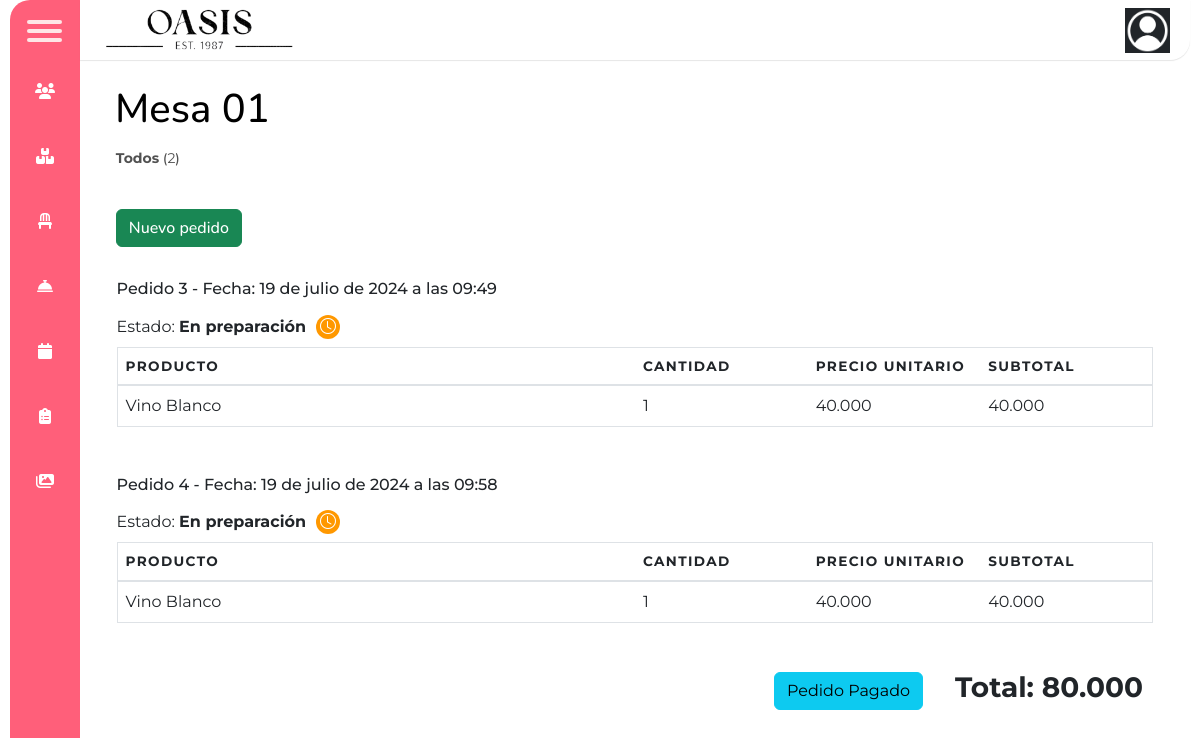
The page /ver_pedidos_mesa/1/ on the database as committed earlier.
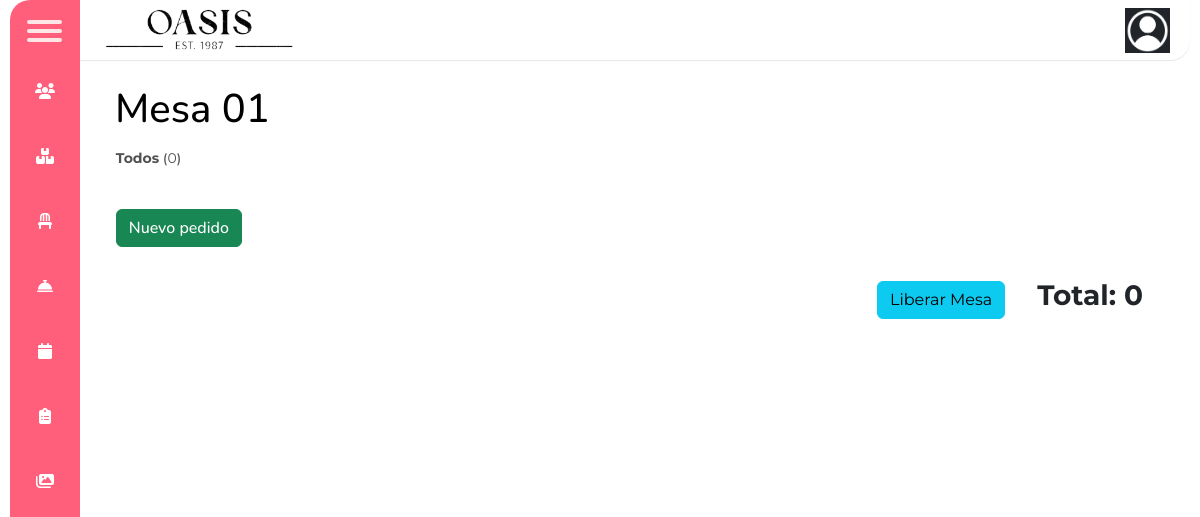
The same page on the database as committed later.
### Oasis/models.py (models this page shows, shortened)
class Mesa(models.Model):
    ACTIVA = 'Activa'
    DISPONIBLE = 'Disponible'
    ESTADO_CHOICES = (
        (ACTIVA, 'Activa'),
        (DISPONIBLE, 'Disponible'),
    )
    RESERVADA = 'Reservada'
    DISPONIBLE = 'Disponible'
    RESERVA_CHOICES = (
        (RESERVADA, 'Reservada'),
        (DISPONIBLE, 'Disponible'),
    )
    nombre = models.CharField(max_length=300)
    capacidad = models.IntegerField(default=5)
    precio = models.IntegerField(default=1000000)
    estado = models.CharField(max_length=10, choices=ESTADO_CHOICES, default=DISPONIBLE)
    estado_reserva = models.CharField(max_length=10, choices=RESERVA_CHOICES , default=DISPONIBLE)
    codigo_qr = models.CharField(max_length=100, unique=True)
    usuario = models.CharField(max_length=50, default="")

class Pedido(models.Model):
    mesa = models.ForeignKey(Mesa, on_delete=models.DO_NOTHING)
    fecha = models.DateTimeField(auto_now_add=True)
    usuario = models.ForeignKey(Usuario, on_delete=models.CASCADE, default=None)
    comentario = models.TextField(default="")
    PREPARACION = 'En preparación'
    ENTREGADO = 'Entregado'
    CANCELADO = 'Cancelado'
    ESTADO_CHOICES = (
        (PREPARACION, 'En preparacion'),
        (ENTREGADO, 'Entregado'),
        (CANCELADO, 'Cancelado')
    )
    estado = models.CharField(max_length=14, choices=ESTADO_CHOICES, default=PREPARACION)
    total = models.IntegerField(default=0)

class DetallePedido(models.Model):
    ACTIVO = 'Activo'
    ELIMINADO = 'Eliminado'
    ESTADO_CHOICES = (
        (ACTIVO, 'Activo'),
        (ELIMINADO, 'Eliminado')
    )
    pedido = models.ForeignKey(Pedido, on_delete=models.CASCADE)
    producto = models.ForeignKey(Producto, on_delete=models.DO_NOTHING)
    cantidad = models.IntegerField()
    precio = models.IntegerField()
    estado = models.CharField(max_length=10, choices=ESTADO_CHOICES, default=ACTIVO)
    motivo_eliminacion = models.TextField(blank=True, default='')
    @property
    def subtotal(self):
        return self.cantidad * self.precio

class Producto(models.Model):
    nombre = models.CharField(max_length=150)
    descripcion = models.TextField()
    inventario = models.IntegerField(default=0)
    foto = models.ImageField(upload_to="Img_productos/", default="Img_productos/default.png")
    categoria = models.ForeignKey(Categoria, on_delete=models.DO_NOTHING)
    precio = models.IntegerField()

### Oasis/views.py (the view)
# urls.py: path('ver_pedidos_mesa/<int:mesa_id>/', views.ver_pedidos_mesa, name='ver_pedidos_mesa'),
def ver_pedidos_mesa(request, mesa_id):
    mesa = Mesa.objects.get(pk=mesa_id)
    pedidos = Pedido.objects.filter(mesa=mesa)
    detalles_pedidos = []
    cuenta = 0
    for pedido in pedidos:
        detalles = DetallePedido.objects.filter(pedido=pedido)
        subtotal_pedido = 0
        for detalle in detalles:
            if detalle.estado != detalle.ELIMINADO:
                subtotal_pedido += detalle.subtotal
        detalles_pedidos.append({
            'pedido': pedido,
            'detalles': detalles,
        })
        if pedido.estado != 'Cancelado':
            cuenta += subtotal_pedido
    pedidos_eliminados = len(pedidos.filter(estado='Cancelado'))
    total_pedidos = len(pedidos)
    contexto = {
        'mesa': mesa,
        'detalles_pedidos': detalles_pedidos,
        'total_pedidos': total_pedidos,
        'pedidos_eliminados': pedidos_eliminados,
        'cuenta': cuenta
    }
    return render(request, 'Oasis/pedidos/info_pedido_mesa.html', contexto)

### Oasis/templates/Oasis/pedidos/info_pedido_mesa.html (shortened to what this page needs)
{% extends 'Oasis/barNav.html' %}
{% load humanize %}
{% load static %}
{% block contenedor %}
    <h1>{{ mesa.nombre }}</h1>
    <div class="Contenido">
        <div class="conteos">
            <p><b>Todos</b> (<span id="totalUsuarios">{{ total_pedidos }}</span>)</p>
        </div>
    </div>
    <div class="Agregar">
        <a type="button" class="btn btn-success" href="{% url 'pedidoEmpleado' mesa.id %}">Nuevo pedido</a>
    </div>
    <div style="margin-left: 2%; margin-right: 2%; margin-top: 3%; font-family: Nunito;">
        {% for detalle_pedido in detalles_pedidos %}
            <div style="margin-bottom: 3em;">
                <h6>Pedido {{ detalle_pedido.pedido.id }} - Fecha: {{ detalle_pedido.pedido.fecha }}</h6>
                <div style="display: flex; padding: 0.5em 1em 0.5em 0em; width: fit-content; align-items: center; gap: 10px;">
                    <p style="margin-bottom: 0%;">Estado: <b>{{ detalle_pedido.pedido.estado }}</b></p>
                    <div class="d-flex justify-content-center align-items-center rounded-circle"
                    {% if detalle_pedido.pedido.estado == 'Entregado' %} style="background-color: rgb(14, 153, 14); width: 1.5em; height: 1.5em;"
                    {% elif detalle_pedido.pedido.estado == 'Cancelado' %} style="background-color: rgb(225, 25, 25); width: 1.5em; height: 1.5em;"
                    {% else %} style="background-color: #ff9800; width: 1.5em; height: 1.5em;"
                    {% endif %}>
                        <p
                        {% if detalle_pedido.pedido.estado == 'Entregado' %} class="bi bi-check text-white mb-0 vertical-align-middle"
                        {% elif detalle_pedido.pedido.estado == 'Cancelado' %} class="bi bi-x text-white mb-0 vertical-align-middle"
                        {% else %} class="bi bi-clock text-white mb-0 vertical-align-middle"
                        {% endif %}></p>
                    </div>
                </div>
                {% if detalle_pedido.pedido.estado == 'Cancelado' %}
                    <p style="color: red;">Motivo de cancelación: {{ detalle_pedido.pedido.comentario }}</p>
                    <table class="table table-danger">
                        <thead>
                            <tr>
                                <th style="width: 50%">Producto</th>
                                <th>Cantidad</th>
                                <th>Precio Unitario</th>
                                <th>Subtotal</th>
                            </tr>
                        </thead>
                        <tbody>
                            {% for detalle in detalle_pedido.detalles %}
                                <tr>
                                    <td>{{ detalle.producto.nombre }}</td>
                                    <td>{{ detalle.cantidad }}</td>
                                    <td>--</td>
                                    <td>--</td>
                                </tr>
                            {% endfor %}
                        </tbody>
                    </table>
                {% else %}
                    <table class="table">
                        <thead>
                            <tr>
                                <th style="width: 50%">Producto</th>
                                <th>Cantidad</th>
                                <th>Precio Unitario</th>
                                <th>Subtotal</th>
                            </tr>
                        </thead>
                        <tbody>
                            {% for detalle in detalle_pedido.detalles %}
                                {% if detalle.estado == 'Eliminado' %}
                                    <tr class="table-danger">
                                        <td>{{ detalle.producto.nombre }}
                                            <button type="button" class="btn btn-danger" data-bs-toggle="modal" data-bs-target="#motivoEliminacionModal{{ detalle.id }}"><i class="bi bi-question-circle"></i></button>
                                        </td>
                                        <td>{{ detalle.cantidad }}</td>
                                        <td>--</td>
                                        <td>--</td>
                                    </tr>
                                {% else %}
                                    <tr>
                                        <td>{{ detalle.producto.nombre }}</td>
                                        <td>{{ detalle.cantidad }}</td>
                                        <td>{{ detalle.precio|intcomma }}</td>
                                        <td>{{ detalle.subtotal|intcomma }}</td>
                                    </tr>
                                {% endif %}
                            {% endfor %}
                        </tbody>
                    </table>
                {% endif %}
            </div>
        {% endfor %}
    </div>
    <div style="display: flex; justify-content: end; align-items: center; gap: 2em; margin-right: 2em; margin-bottom: 3em;">
        {% if pedidos_eliminados == total_pedidos %}
            <a type="button" class="btn btn-info" href="{% url 'liberar_mesa' mesa.id %}">Liberar Mesa</a>
        {% else %}
            <a type="button" class="btn btn-info" href="{% url 'pagar_pedido' mesa.id 'empleado' %}">Pedido Pagado</a>
        {% endif %}
        <h3 style="font-weight: 700; text-align: end;">Total: {{ cuenta|intcomma }}</h3>
    </div>
{% endblock %}

### Oasis/templates/Oasis/barNav.html (shortened to what this page needs)
{% load static %}
<!DOCTYPE html>
<html lang="en">
<head>
    <link rel="stylesheet" href="{% static 'Oasis/css/main.css' %}">
    <link rel="stylesheet" href="{% static 'Oasis/css/estiloDB.css' %}">
    <link rel="stylesheet" href="{% static 'Oasis/css/formularios.css' %}">
    <link rel="stylesheet" href="{% static 'Oasis/css/botonesDiseño.css' %}">
    <link rel="stylesheet" href="{% static 'Oasis/css/index.css' %}">
    <link rel="stylesheet" href="{% static 'Oasis/css/barrasGestiones.css' %}">
    <link rel="stylesheet" href="{% static 'Oasis/css/pedidos.css' %}">
    <link rel="stylesheet" href="{% static 'Oasis/css/mesas.css' %}">
    <link rel="stylesheet" href="{% static 'Oasis/css/pedidoEmpleado.css' %}">
    <link rel="stylesheet" href="{% static 'Oasis/css/eventos.css' %}">
    <link rel="stylesheet" href="{% static 'Oasis/css/galeria.css' %}">
    <link rel="stylesheet" href="{% static 'Oasis/css/bootstrap.min.css' %}">
    <link rel="stylesheet" href="{% static 'Oasis/css/front_eventos/front_eventos_info.css' %}">
    <link rel="stylesheet" href="{% static 'Oasis/css/usuario/reservas_y_entradas.css' %}">
    <link rel="stylesheet" href="{% static 'Oasis/css/navbarAdmin.css' %}">
    <link rel="stylesheet" href="https://cdn.jsdelivr.net/npm/bootstrap-icons@1.11.1/font/bootstrap-icons.css" />
    <link href="https://cdn.datatables.net/1.13.6/css/dataTables.bootstrap5.min.css" rel="stylesheet">
    <link href="https://stackpath.bootstrapcdn.com/bootstrap/4.5.2/css/bootstrap.min.css" rel="stylesheet">
    <link href="https://cdnjs.cloudflare.com/ajax/libs/twitter-bootstrap/5.3.0/css/bootstrap.min.css" rel="stylesheet">
</head>
<body>
    <div class="wrapper collapsar">
        <div class="top_navbar">
          <div class="hamburger">
             <div class="one"></div>
             <div class="two"></div>
             <div class="three"></div>
          </div>
          <div class="top_menu">
            <div class="logo">
               <a href="{% url 'index' %}"><img src="{% static 'Oasis/img/logoOasisNegro.png' %}" alt="logoOasisNegro" width="200px"></a>
            </div>
            <ul class="items-barra">
                <a href="{% url 'ver_perfil' %}">
                    {% if user.foto %}
                        <img src="{{ user.foto.url }}" alt="FotoUsuario" width="45px" height="45px"  class="rounded-circle">
                    {% else %}
                        <img src="{% static 'Oasis/img/logoUser.png' %}" alt="LogoUsuario" width="45px" height="45px">
                    {% endif %}
                </a>
            </ul>
          </div>
        </div>
        <div class="sidebar">
            <ul class="items-barra">
              <li><a href="{% url 'guInicio' %}" {% if url == 'Gestion_Usuarios' or url == 'Usuarios_Bloqueados' %} class="active" {% endif %}>
                <span class="icon"><i class="fas fa-users"></i></span>
                </a></li>
              <li><a href="{% url 'Productos' %}">
                <span class="icon"><i class="fas fa-boxes"></i></span>
                </a></li>
              <li><a href="{% url 'Mesas'%}">
                <span class="icon"><i class="fas fa-chair"></i></span>
                </a></li>
              <li><a href="{% url 'peInicio' %}">
                <span class="icon"><i class="fas fa-concierge-bell"></i></span>
                </a></li>
              <li><a href="{% url 'Eventos' %}">
                <span class="icon"><i class="fas fa-calendar"></i></span>
                </a></li>
              <li><a href="{% url 'Menu' %}">
                <span class="icon"><i class="fas fa-clipboard-list"></i></span>
                </a></li>
              <li><a href="{% url 'gaInicio' %}">
                <span class="icon"><i class="fas fa-images"></i></span>
                </a></li>
          </ul>
        </div>
        <div class="main_container">
            {% block contenedor %}
            {% endblock %}
        </div>
    </div>
</body>
</html>

### Oasis/static/Oasis/css/main.css (style rules this page uses)
html, body { height: 100%; margin: 0; }

### Oasis/static/Oasis/css/estiloDB.css (style rules this page uses)
body { font-family: "Open Sans", sans-serif; line-height: 1.25; }

### Oasis/static/Oasis/css/barrasGestiones.css (style rules this page uses)
.main_container h1 { margin-left: 0.5em; font-family: Nunito; font-weight: 400; color: #000; }
.Contenido { display: flex; justify-content: space-between; align-items: center; width: 97%; margin-left: 1.3em; margin-right: 1.3em; }
.Agregar { margin-left: 1.3em; margin-top: 1.5em; margin-bottom: 1.5em; font-family: Nunito; }
.conteos { display: flex; width: auto; gap: 6px; }
.conteos p { margin-top: 0.5em; font-size: 14px; font-family: Nunito; color: #515151; }

### Oasis/static/Oasis/css/navbarAdmin.css (style rules this page uses)
* { margin: 0; padding: 0; list-style: none; text-decoration: none; box-sizing: border-box; font-family: 'Montserrat', sans-serif; }
body { background: #e1ecf2; }
.wrapper { margin: 10px; }
.wrapper .top_navbar { width: calc(100% - 20px); height: 60px; display: flex; position: fixed; top: 0px; z-index: 99; }
.wrapper .top_navbar .hamburger { width: 70px; height: 100%; background: #ff5f7a; padding: 15px 17px; border-top-left-radius: 20px; cursor: pointer; }
.wrapper .top_navbar .hamburger div { width: 35px; height: 4px; background: #fee6e6; margin: 5px 0; border-radius: 5px; }
.wrapper .top_navbar .top_menu { width: calc(100% - 70px); height: 100%; background: #fff; border-bottom-right-radius: 20px; display: flex; justify-content: space-between; align-items: center; padding: 0 20px; box-shadow: 0 1px 1px rgba(0,0,0,0.1); }
.wrapper .top_navbar .top_menu .logo { color: #2e4ead; font-size: 20px; font-weight: 700; letter-spacing: 3px; }
.wrapper .top_navbar .top_menu ul { display: flex; justify-content: center; align-items: center; margin: 0; padding: 0; }
.wrapper .sidebar { position: fixed; top: 60px; left: 10px; background: #ff5f7a; width: 200px; height: calc(100% - 70px); border-bottom-left-radius: 20px; transition: all 0.3s ease; }
.wrapper .sidebar ul li a { display: block; padding: 20px; color: #fff; position: relative; margin-bottom: 1px; color: #fff; white-space: nowrap; text-decoration: none; }
.wrapper .sidebar ul li a:before { content: ""; position: absolute; top: 0; left: 0; width: 3px; height: 100%; background: black; display: none; }
.wrapper .sidebar ul li a span.icon { margin-right: 10px; display: inline-block; }
.wrapper .main_container { width: (100% - 200px); margin-top: 70px; margin-left: 200px; padding: 15px; transition: all 0.3s ease; }
.wrapper.collapsar .sidebar { width: 70px; }
.wrapper.collapsar .sidebar ul li a { text-align: center; }
.wrapper.collapsar .sidebar ul li a span.icon { margin: 0; }
.wrapper.collapsar .main_container { width: (100% - 70px); margin-left: 70px; }
.wrapper .sidebar .items-barra { margin: 0; padding: 0; }

Rows that differ between the two databases and show on the page:
removed Pedido: pedido.id "3", pedido.fecha "19 de julio de 2024 a las 09:49", pedido.estado "En preparación"
removed DetallePedido: producto.nombre "Vino Blanco", cantidad "1", precio "40.000", subtotal "40.000", shown under "3"
removed Pedido: pedido.id "4", pedido.fecha "19 de julio de 2024 a las 09:58", pedido.estado "En preparación"
removed DetallePedido: producto.nombre "Vino Blanco", cantidad "1", precio "40.000", subtotal "40.000", shown under "4"
Other text that changed with them:
{{ total_pedidos }}: "2" → "0"
{{ cuenta|intcomma }}: "80.000" → "0"
text no longer shown: "Pedido Pagado"
text now shown: "Liberar Mesa"
